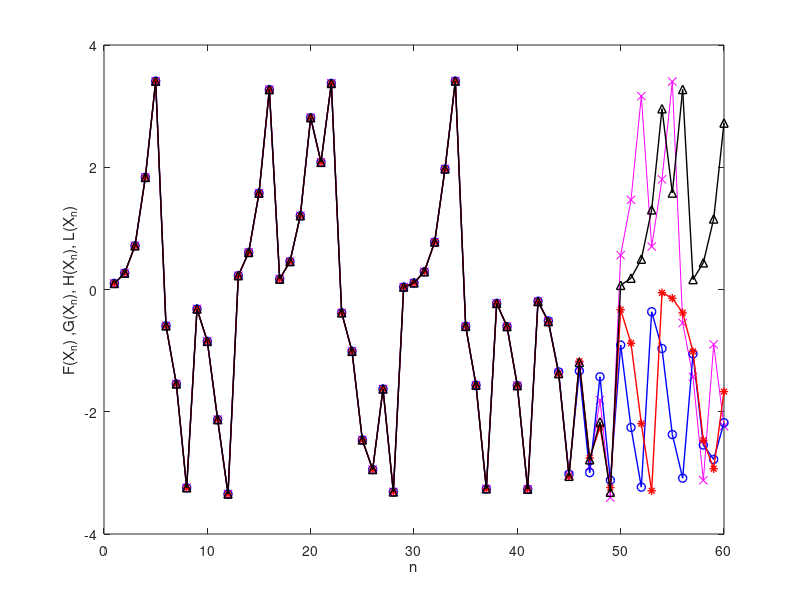
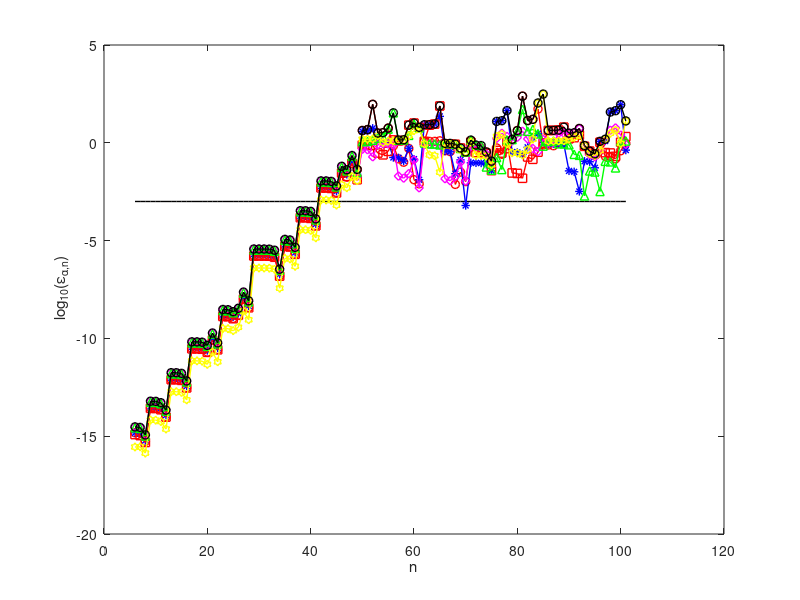
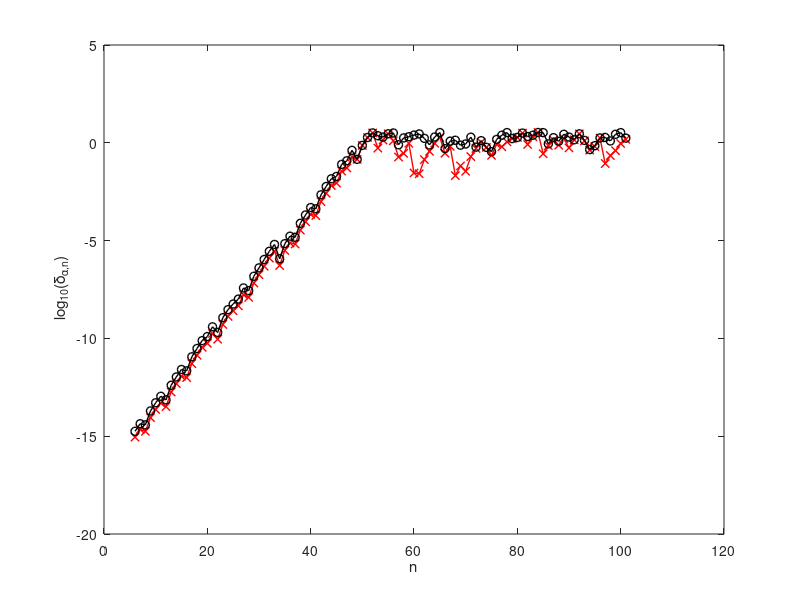

Source code (MATLAB) for these figures, in order: (Note: this script raises an error after producing the figures.)
close all; clear all; clc
format long
x(1) = 0.1; 
y(1) = x(1);
z(1) = y(1);
h(1) = z(1);

% Extens�es Intervalares
for k=1:100
  x(k+1,1) = 2.6868*x(k) - 0.2462*x(k)^3;
  y(k+1,1) = 2.6868*y(k) - (0.2462*y(k))*y(k)^2;
  z(k+1,1) = 2.6868*z(k) - (0.2462*z(k))*z(k)*z(k);
  h(k+1,1) = h(k)*(2.6868 - 0.2462*h(k)*h(k)) ;
end

%Figura 1 Extens�es Intervalares
figure(1)
plot(1:60,x(1:60),'x-m')
hold on
plot(1:60,y(1:60),'o-b','LineWidth',1)
hold on
plot(1:60,z(1:60),'*-r','LineWidth',1)
hold on
plot(1:60,h(1:60),'^-k','LineWidth',1)
xlabel('n')
ylabel('F(X_n) ,G(X_n), H(X_n), L(X_n)','LineWidth',1)

%%
%Stop criterion
%Relative required precision

er=0.001;
for k=1:101
  erm(k)=(abs(x(k)-y(k)))/(abs(x(k)+y(k)));
  erm1(k)=(abs(x(k)-z(k)))/(abs(x(k)+z(k)));
  erm2(k)=(abs(x(k)-h(k)))/(abs(x(k)+h(k)));
  erm3(k)=(abs(y(k)-z(k)))/(abs(y(k)+z(k)));
  erm4(k)=(abs(y(k)-h(k)))/(abs(y(k)+h(k)));
  erm5(k)=(abs(z(k)-h(k)))/(abs(z(k)+h(k)));
  M= [erm(k) erm1(k) erm2(k) erm3(k) erm4(k) erm5(k)]';
  M2= max(M);
  mx(k)= M2;
  
end

%Maximum iteration
maxm=min(find(erm>er));
maxm1=min(find(erm1>er));
maxm2=min(find(erm2>er));

figure(2)
plot(6:k,log10(erm(6:k)),'o-r','LineWidth',1)
hold on
plot(6:k,log10(er*ones(1,k-5)),'k','LineWidth',1)
hold on
plot(6:k,log10(erm1(6:k)),'*-b','LineWidth',1)
hold on
plot(6:k,log10(erm2(6:k)),'s-r','LineWidth',1)
hold on
plot(6:k,log10(erm3(6:k)),'d-m','LineWidth',1)
hold on
plot(6:k,log10(erm4(6:k)),'^-g','LineWidth',1)
hold on
plot(6:k,log10(erm5(6:k)),'h-y','LineWidth',1)
hold on
plot(6:k,log10(mx(6:k)),'o-k','LineWidth',1)
xlabel('n')
ylabel(' log_{10}(\epsilon_{\alpha,n})')

%%
% C�lculo do LBE

for k=1:101
    lbe(k)=log10(abs(x(k)-y(k))/2);
    lbe1(k)=log10(abs(x(k)-z(k))/2);
    lbe2(k)=log10(abs(x(k)-h(k))/2);
    lbe3(k)=log10(abs(y(k)-z(k))/2);
    lbe4(k)=log10(abs(y(k)-h(k))/2);
    lbe5(k)=log10(abs(z(k)-h(k))/2);
    L = [lbe(k) lbe1(k) lbe2(k) lbe3(k) lbe4(k) lbe5(k)]';
    L2= max(L);
    lx(k)= L2;
end

figure(3)
plot(6:k,log10(abs(x(6:k)-y(6:k))/2),'-xr','LineWidth',1);
hold on
%plot(6:k,log10(abs(x(6:k)-z(6:k))/2),'-xk','LineWidth',1);
hold on
% plot(6:k,log10(abs(x(6:k)-h(6:k))/2),'-dk','LineWidth',1);
% hold on
% plot(6:k,log10(abs(y(6:k)-z(6:k))/2),'->k','LineWidth',1);
% hold on
% plot(6:k,log10(abs(y(6:k)-h(6:k))/2),'-^k','LineWidth',1);
% hold on
% plot(6:k,log10(abs(z(6:k)-h(6:k))/2),'-*k','LineWidth',1);
% hold on
plot(6:k,lx(6:k),'-ok','LineWidth',1);
xlabel('n')
ylabel(' log_{10}(\delta_{\alpha,n})')

%%
% Simula��o com alta precis�o

digits(1000);
f(1) = vpa('1/10');
a=vpa('26868/10000');
b=vpa('2462/10000');
for k=1:100
  f(k+1,1) = vpa(a*f(k) - (b*f(k))*f(k)^2);
end

figure(4)
plot(log10(abs(vpa(f(2:k)-y(2:k)))),'-xm','LineWidth',1); % Compara��o entre VPA e primeira extens�o
hold on
plot(2:k,(lx(2:k)),'>-k','LineWidth',1) % Valor m�ximo do LBE obtido das extens�es intervalares
hold on
plot(2:k,log10(abs(x(2:k)-y(2:k))/2),'-or','LineWidth',1); % LBE para duas extens�es intervalares
legend('VPA','Max(LBE)','EI')


for k=1:101
    Lbe(k)=(abs(x(k)-y(k))/2);
    Lbe1(k)=(abs(x(k)-z(k))/2);
    Lbe2(k)=(abs(x(k)-h(k))/2);
    Lbe3(k)=(abs(y(k)-z(k))/2);
    Lbe4(k)=(abs(y(k)-h(k))/2);
    Lbe5(k)=(abs(z(k)-h(k))/2);
    M = [Lbe(k) Lbe1(k) Lbe2(k) Lbe3(k) Lbe4(k) Lbe5(k)]';
    M2= max(M);
    mx(k)= M2;
end
    
%  Tabelas
  

% fprintf('Extens�o F e G e erro')
% [(abs(vpa(y(2:11)-f(2:11)))) (abs(x(2:11)-y(2:11))/2) (mx(2:11))];
